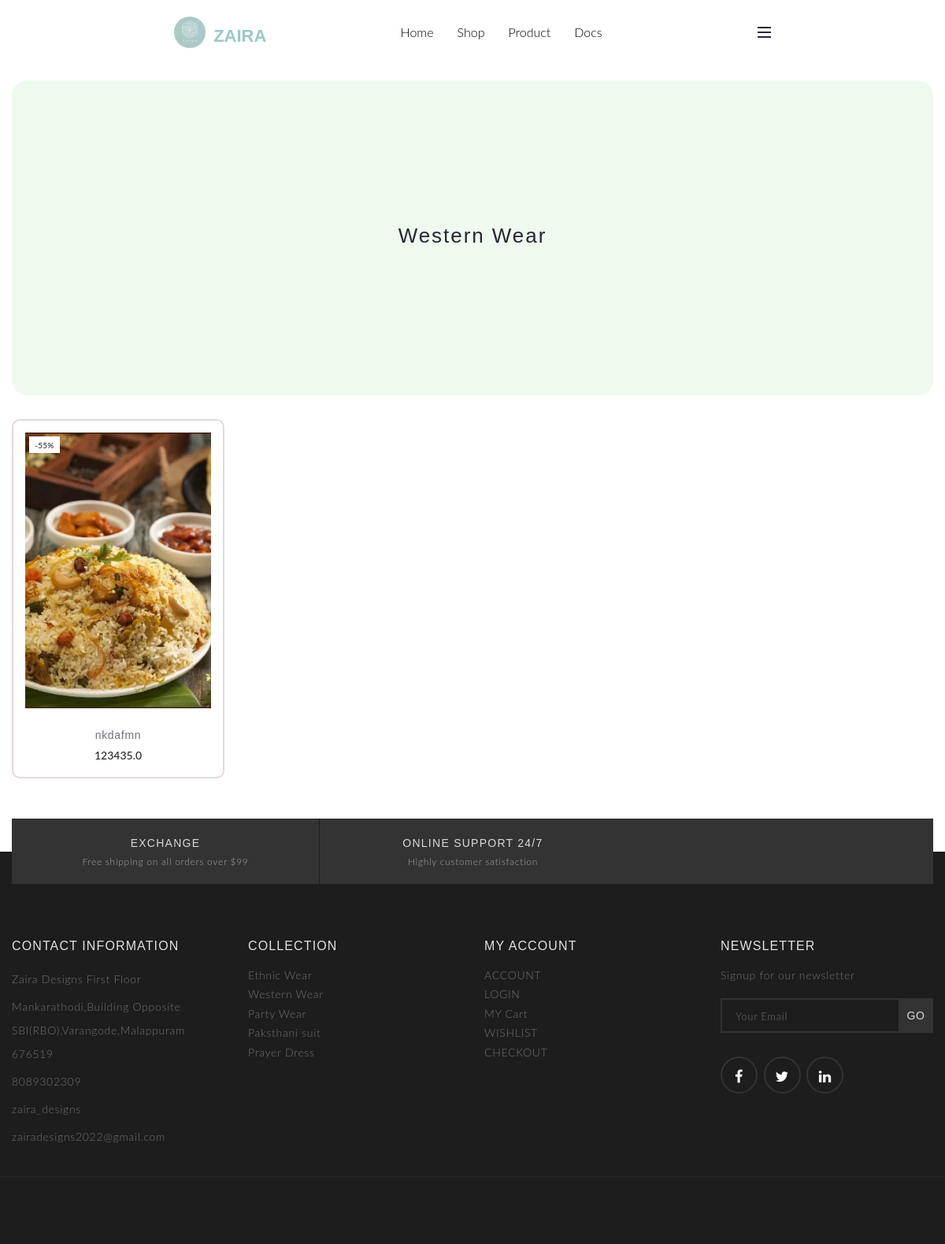
/western, run on the app's committed database.
### web/models.py (models this page shows)
class Western(models.Model):
    name=models.CharField(max_length=100,null=False,blank=False)
    image = models.ImageField(upload_to="imagess",null=True,blank=True)
    price=models.FloatField(null=False,blank=False)

### web/views.py (the view)
# urls.py: path("western",views.western, name='western'),
def western(request):
     categorywestern=Western.objects.filter()
     return render(request,'western.html',{'categorywestern':categorywestern})

### templates/western.html (shortened to what this page needs)
{% load static %}
<!DOCTYPE html>
<html>
  <head>
    <link rel="stylesheet" href="{% static 'css/plugins.min.css' %}" />
    <link rel="stylesheet" href="{% static 'css/style.css' %}" />
  </head>
  <body>
    <div id="wrapper">
      <header class="navbar">
        <div class="logo">
          <img src="{% static 'images/zairaa.png' %}" alt="Zaira Logo" />
          <p style="color: #99c9c6; text-align: center; height: 1px">ZAIRA</p>
        </div>
        <nav>
          <ul class="nav-links">
            <li><a href="{% url 'index' %}">Home</a></li>
            <li><a href="#">Shop</a></li>
            <li><a href="{% url 'indus' %}">Product</a></li>
            <li><a href="#">Docs</a></li>
          </ul>
        </nav>
        <a href="#" class="sidemenu-btn" title="Menu Toggle">
          <span></span>
          <span></span>
          <span></span>
        </a>
      </header>
      <div class="main">
        <div class="container">
          <div class="row">
            <div class="col-md-9 col-md-push-3">
              <main
                class="hero-section"
                style="
                  height: 400px;
                  background-color: #eefaee;
                  margin-bottom: 30px;
                  border-radius: 20px;
                "
              >
                <div class="text-content">
                  <h1>Western Wear</h1>
                </div>
              </main>
              <div
                class="owl-data-carousel owl-carousel"
                data-owl-settings='{ "items":4, "nav": true, "dots":false }'
                data-owl-responsive='{ "480": {"items": 2}, "768": {"items": 3}, "992": {"items": 3}, "1200": {"items": 4} }'
              >
                {% for item in categorywestern %}
                <div
                  class="product"
                  style="
                    border: 2px solid #e7d8d8;
                    padding: 15px;
                    border-radius: 10px;
                  "
                >
                  <figure class="product-image-container">
                    <a href="#" title="Product Name" class="product-image-link">
                      <img
                        class="owl-lazy"
                        data-src="{{item.image.url}}"
                        width="195"
                        height="100"
                        alt="Product Image"
                      />
                    </a>
                    <span class="product-label">-55%</span>
                  </figure>
                  <h3 class="product-title" style="text-align: center">
                    <a href="#">{{item.name}}</a>
                  </h3>
                  <div
                    class="product-price-container"
                    style="text-align: center"
                  >
                    <span class="product-price">{{item.price}}</span>
                  </div>
                </div>
                {% endfor %}
              </div>
              <div class="mb30 mb10-xs"></div>
            </div>
          </div>
        </div>
      </div>
      <footer class="footer">
        <div class="container">
          <div class="info-bar">
            <div class="info-bar-col">
              <h5 class="info-bar-title">Exchange</h5>
              <p>Free shipping on all orders over $99</p>
            </div>
            <div class="info-bar-col">
              <h5 class="info-bar-title">ONLINE SUPPORT 24/7</h5>
              <p>Highly customer satisfaction</p>
            </div>
          </div>
        </div>
        <div class="footer-inner">
          <div class="container">
            <div class="row">
              <div class="col-sm-6 col-md-3">
                <div class="widget widget-about">
                  <h4 class="widget-title">Contact Information</h4>
                  <address>
                    <span>Zaira Designs First Floor </span>
                    <span
                      >Mankarathodi,Building Opposite
                      SBI(RBO),Varangode,Malappuram 676519
                    </span>
                    <span>8089302309</span>
                    <span>zaira_designs </span>
                    <a href="mailto:zairadesigns2022@gmail.com"
                      >zairadesigns2022@gmail.com</a
                    >
                  </address>
                </div>
              </div>
              <div class="col-sm-6 col-md-3">
                <div class="widget">
                  <h4 class="widget-title">Collection</h4>
                  <ul class="links">
                    <li><a href="{% url 'ethnicwear' %}">Ethnic Wear</a></li>
                    <li><a href="{% url 'western' %}">Western Wear</a></li>
                    <li><a href="{% url 'party' %}">Party Wear</a></li>
                    <li><a href="{% url 'paksthani' %}">Paksthani suit</a></li>
                    <li><a href="{% url 'prayer' %}">Prayer Dress</a></li>
                  </ul>
                </div>
              </div>
              <div class="col-sm-6 col-md-3">
                <div class="widget">
                  <h4 class="widget-title">My Account</h4>
                  <ul class="links">
                    <li><a href="#">ACCOUNT</a></li>
                    <li><a href="#">LOGIN</a></li>
                    <li><a href="#">MY Cart</a></li>
                    <li><a href="#">WISHLIST</a></li>
                    <li><a href="#">CHECKOUT</a></li>
                  </ul>
                </div>
              </div>
              <div class="col-sm-6 col-md-3">
                <div class="widget widget-newsletter">
                  <h4 class="widget-title">Newsletter</h4>
                  <p>Signup for our newsletter</p>
                  <form action="#">
                    <div class="form-group">
                      <input
                        type="email"
                        class="form-control"
                        placeholder="Your Email"
                        required
                      />
                      <input type="submit" value="GO" class="btn" />
                    </div>
                  </form>
                  <div class="social-icons">
                    <a href="#" class="social-icon" title="Facebook"
                      ><i class="fa fa-facebook"></i
                    ></a>
                    <a href="#" class="social-icon" title="Twitter"
                      ><i class="fa fa-twitter"></i
                    ></a>
                    <a href="#" class="social-icon" title="Linkedin"
                      ><i class="fa fa-linkedin"></i
                    ></a>
                  </div>
                </div>
              </div>
            </div>
          </div>
        </div>
        <div class="footer-bottom">
        </div>
      </footer>
    </div>
  </body>
</html>

### data on the page
Western: image (picture), name "nkdafmn", price "123435.0"
